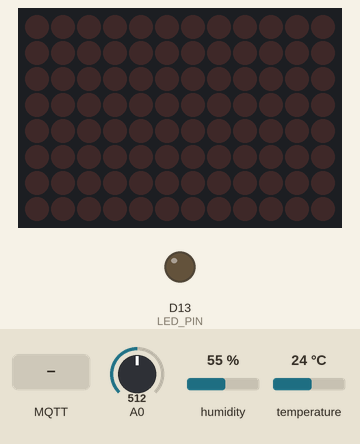
A sketch run on a simulated Arduino Uno R4 WiFi. Parts: 12×8 LED matrix, output pins drawn as LEDs (lit = HIGH). The inputs (shaded band) are chosen by the test bench; at power-on: A0 = 512, humidity 55 %, temperature 24 °C. WiFi joins after 1.5 s; servers stay silent unless stated; no MQTT or app messages arrive unless stated; what the sketch prints to the serial monitor is not drawn.

Above: at 2.7 s.
2.8 s: MQTT message "ON" arrives on the first subscribed topic
At 4.0 s:
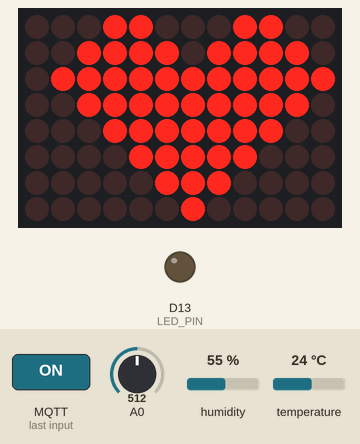
4.3 s: MQTT message "OFF" arrives on the first subscribed topic
At 5.1 s:
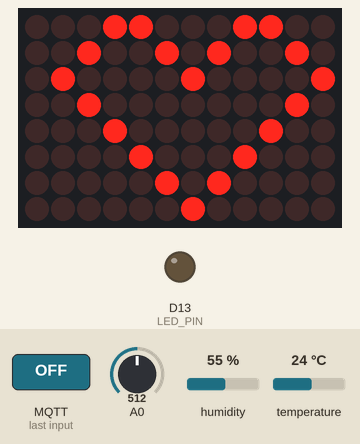
Timing chart, 0 to 7.3 s (numbered marks = the images above; inputs shaded):
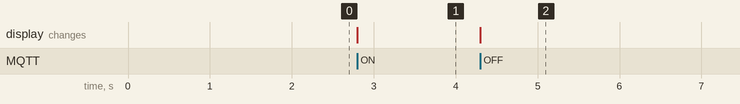

The sketch:

Matrix_button.ino
```cpp
#include "Arduino_LED_Matrix.h"
ArduinoLEDMatrix matrix;
#include <WiFi.h>
#include <PubSubClient.h>
#include "DHT.h"
#define LED_PIN 13  //ขาที่ต่อกับ LED
#define DHTPIN 2    //ขาที่ต่อเซนเซอร์ DHT11
#define DHTTYPE DHT11
DHT dht(DHTPIN, DHTTYPE);

const uint32_t full[] = {
  0x18c3de7f,
  0xf3fe1fc0,
  0xf8070020,
};
const uint32_t hallow[] = {
  0x18c25242,
  0x12021040,
  0x88050020,
};

const char* ssid = "12713_KMITL_2.4G";         //อย่าลืมแก้ไข SSID ของ WIFI ที่จะให้ NodeMCU ไปเชื่อมต่อ
const char* password = "43712015";             //อย่าลืมแก้ไข PASSWORD ของ WIFI
const char* mqtt_server = "broker.netpie.io";  //อย่าลืมแก้ไข BROKER
const int mqtt_port = 1883;
const char* mqtt_Client = "394c7e1a-0ce0-40f6-817d-abcbf58dac1d";  //อย่าลืมแก้ไข ClientID
const char* mqtt_username = "8vt9DiexqSJhXCMwcLUKuPXEXYrjpZbG";    //อย่าลืมแก้ไข Token
const char* mqtt_password = "yDA7P3qKMDwqFYDEk9wWFcSTLBkv4n7H";    //อย่าลืมแก้ไข Secret

WiFiClient espClient;
PubSubClient client(espClient);

long lastMsg = 0;
int value = 0;
char msg[100];
String DataString;

void reconnect() {
  while (!client.connected()) {
    Serial.print("Attempting MQTT connection...");
    if (client.connect(mqtt_Client, mqtt_username, mqtt_password)) {  //เชื่อมต่อกับ MQTT BROKER
      Serial.println("connected");
      client.subscribe("@msg/operator");
    } else {
      Serial.print("failed, rc=");
      Serial.print(client.state());
      Serial.println("try again in 5 seconds");
      delay(5000);
    }
  }
}

void callback(char* topic, byte* payload, unsigned int length) {
  Serial.print("Message arrived [");
  Serial.print(topic);
  Serial.print("] ");
  String message;
  for (int i = 0; i < length; i++) {
    message = message + char(payload[i]);
  }
  Serial.println(message);
  if (String(topic) == "@msg/operator") {
    if (message == "ON") {
      matrix.loadFrame(full);
      //client.publish("@shadow/data/update", "{\"data\" : {\"led\" : \"on\"}}");
      Serial.println("LED ON");
    } else if (message == "OFF") {
      matrix.loadFrame(hallow);
      //client.publish("@shadow/data/update", "{\"data\" : {\"led\" : \"off\"}}");
      Serial.println("LED OFF");
    }
  }
}

void setup() {
  matrix.begin();
  Serial.begin(115200);
  pinMode(LED_PIN, OUTPUT);
  dht.begin();
  Serial.println();
  Serial.print("Connecting to ");
  Serial.println(ssid);
  WiFi.begin(ssid, password);  //เชื่อมต่อกับ WIFI
  while (WiFi.status() != WL_CONNECTED) {
    delay(500);
    Serial.print(".");
  }
  Serial.println("");
  Serial.println("WiFi connected");
  Serial.println("IP address: ");
  Serial.println(WiFi.localIP());            //เชื่อมต่อกับ WIFI สำเร็จ แสดง IP
  client.setServer(mqtt_server, mqtt_port);  //กำหนด MQTT BROKER, PORT ที่ใช้
  client.setCallback(callback);              //ตั้งค่าฟังก์ชันที่จะทำงานเมื่อมีข้อมูลเข้ามาผ่านการ Subscribe
  client.subscribe("@msg/operator");
}

void loop() {
  if (!client.connected()) {
    reconnect();
  }
  client.loop();
  long now = millis();
  if (now - lastMsg > 100) {  //จับเวลาส่งข้อมูลทุก ๆ 5 วินาที
    lastMsg = now;
    ++value;
    int temp = analogRead(A0);
    float h = dht.readHumidity();
    float t = dht.readTemperature();
    DataString = "{\"data\":{\"temperature\":" + (String)t + ",\"humidity\":" + (String)h + ",\"phototrans\":" + (String)temp + "}}";
    // Example of data : {"data":{"temperature":25 , "humidity": 60 , "phototrans": 980}}
    DataString.toCharArray(msg, 100);
    Serial.println("Hello NETPIE2020");
    Serial.print("Publish message: ");
    Serial.println(msg);
    client.publish("@shadow/data/update", msg);  // อย่าลืมแก้ไข TOPIC ที่จะทำการ PUBLISH ไปยัง MQTT BROKER
  }
  delay(1);
}
```

Measured:
- after the input at 2.8 s, the display: changes at once (image 1)
- after the input at 4.3 s, the display: changes at once (image 2)
